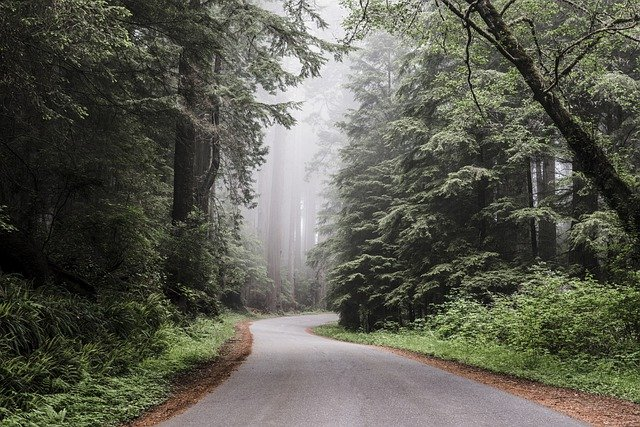
#> input picture sample.jpg, 640 x 427 px
$ python main.py
#> lines starting #> are read from the running program, lines starting #| are printed output that depends on the picture; after the words box and inside, x2 and y2 are one past the last pixel; in counts of white or black regions, pixels touching at a corner belong together
import cv2
import sys

# imread : 画像ファイルを読み込んで、多次元配列(numpy.ndarray)にする。
# imreadについて : https://kuroro.blog/python/wqh9VIEmRXS4ZAA7C4wd/
# 第一引数 : 画像のファイルパス
# 戻り値 : 行 x 列 x 色の三次元配列(numpy.ndarray)が返される。
img = cv2.imread('sample.jpg')
#> img is the input picture: shape (427, 640, 3); mean B, G, R 79.9, 91.5, 91

# 画像ファイルが正常に読み込めなかった場合、プログラムを終了する。
if img is None:
    sys.exit("Could not read the image.")

img = cv2.putText(
    img,
    org=(100, 300),
    text='sample text',
    fontFace=cv2.FONT_HERSHEY_SIMPLEX,
    fontScale=1.0,
    color=(25, 25, 125),
    thickness=4
)
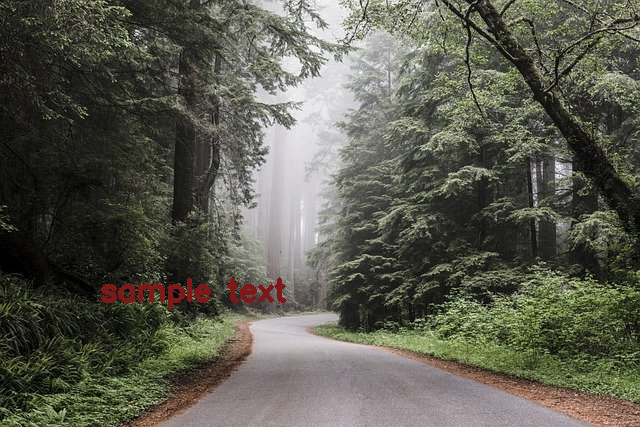
#> img: shape (427, 640, 3); 0.76% of pixels changed, all inside (x1, y1, x2, y2) = (101, 277, 287, 310)

# imwrite : 画像の保存を行う関数
# 第一引数 : 保存先の画像ファイル名
# 第二引数 : 多次元配列(numpy.ndarray)
# <第二引数の例>
# [
# [
# [234 237 228]
# ...
# [202 209 194]
# ]
# [
# [10 27 16]
# ...
# [36 67 46]
# ]
# [
# [34 51 40]
# ...
# [50 81 60]
# ]
# ]
# imwriteについて : https://kuroro.blog/python/i0tNE1Mp8aEz8Z7n6Ggg/
cv2.imwrite('output.jpg', img)
